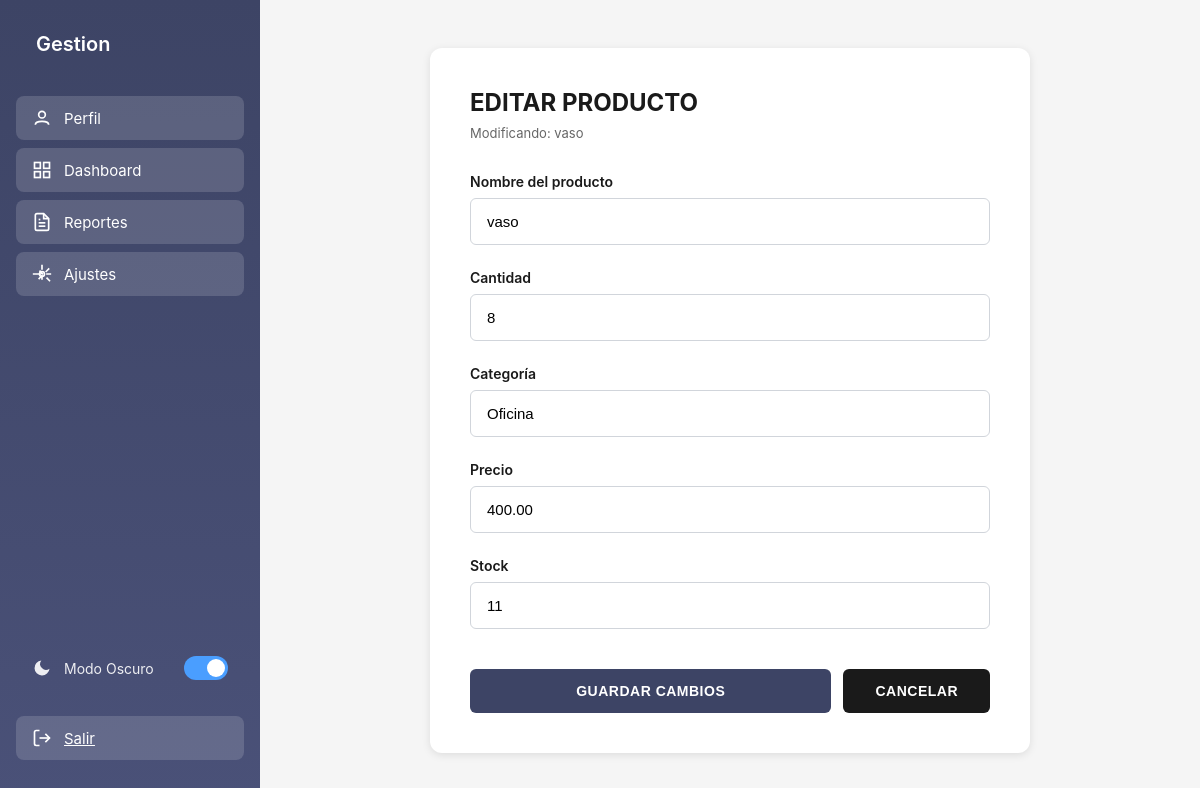
Screenshot of /producto/editar/10/ (signed in) with the database file from the repository.
### dashboard/models.py (models this page shows, shortened)
class Product(models.Model):
    STATUS_CHOICES = [
        ('active', 'Activo'),
        ('low_stock', 'Bajo Stock'),
        ('out_of_stock', 'Agotado'),
    ]
    name = models.CharField(max_length=200, verbose_name='Nombre del producto')
    category = models.CharField(max_length=100, verbose_name='Categoría')
    quantity = models.IntegerField(default=0, verbose_name='Cantidad')
    stock = models.IntegerField(default=0, verbose_name='Stock')
    price = models.DecimalField(max_digits=10, decimal_places=2, verbose_name='Precio')
    status = models.CharField(max_length=20, choices=STATUS_CHOICES, default='active', verbose_name='Estado')
    created_at = models.DateTimeField(auto_now_add=True)
    updated_at = models.DateTimeField(auto_now=True)
    created_by = models.ForeignKey(User, on_delete=models.CASCADE, related_name='products')
    class Meta:
        ordering = ['-created_at']
        verbose_name = 'Producto'
        verbose_name_plural = 'Productos'

### dashboard/views.py (the view)
# urls.py: path('producto/editar/<int:pk>/', views.editar_producto, name='editar_producto'),
@login_required
def editar_producto(request, pk):
    producto = get_object_or_404(Product, pk=pk, created_by=request.user)
    if request.method == 'POST':
        form = ProductoForm(request.POST, instance=producto)
        if form.is_valid():
            form.save() # El método save() del modelo actualizará el estado
            messages.success(request, 'Producto actualizado exitosamente.')
            return redirect('dashboard')
    else:
        form = ProductoForm(instance=producto)
    return render(request, "dashboard/editar.html", {'form': form, 'producto': producto})

### dashboard/forms.py
class ProductoForm(forms.ModelForm):
    class Meta:
        model = Product
        fields = ['name', 'category', 'quantity', 'stock', 'price']
        labels = {
            'name': 'Nombre del producto',
            'category': 'Categoría',
            'quantity': 'Cantidad',
            'stock': 'Stock',
            'price': 'Precio',
        }
    def __init__(self, *args, **kwargs):
        super().__init__(*args, **kwargs)
        self.fields['name'].widget.attrs.update({'id': 'productName', 'required': True})
        self.fields['category'].widget.attrs.update({'id': 'category', 'required': True})
        self.fields['quantity'].widget.attrs.update({'id': 'quantity', 'required': True})
        self.fields['stock'].widget.attrs.update({'id': 'stock', 'required': True})
        self.fields['price'].widget.attrs.update({'id': 'price', 'step': '0.01', 'required': True})

### dashboard/templates/dashboard/editar.html (shortened to what this page needs)
{% extends 'dashboard/home.html' %}
{% load static %}
{% block extra_head %}
<link rel="stylesheet" href="{% static 'css/editar.css' %}">
{% endblock %}
{% block content %}
    <main class="main-content">
        <div class="form-container">
            <div class="form-card">
                <div class="form-header">
                    <h2>EDITAR PRODUCTO</h2>
                    <p>Modificando: {{ form.instance.name }}</p>
                </div>
                <form id="editProductForm" class="product-form" method="POST">
                    <div class="form-group">
                        <label for="{{ form.name.id_for_label }}">Nombre del producto</label>
                        {{ form.name }}
                    </div>
                    <div class="form-group">
                        <label for="{{ form.quantity.id_for_label }}">Cantidad</label>
                        {{ form.quantity }}
                    </div>
                    <div class="form-group">
                        <label for="{{ form.category.id_for_label }}">Categoría</label>
                        {{ form.category }}
                    </div>
                    <div class="form-group">
                        <label for="{{ form.price.id_for_label }}">Precio</label>
                        {{ form.price }}
                    </div>
                    <div class="form-group">
                        <label for="{{ form.stock.id_for_label }}">Stock</label>
                        {{ form.stock }}
                    </div>
                    <div class="form-actions">
                        <button type="submit" class="btn-submit">GUARDAR CAMBIOS</button>
                        <button type="button" class="btn-cancel"
            data-url="{% url 'dashboard' %}">CANCELAR</button>
                    </div>
                </form>
            </div>
        </div>
    </main>
{% endblock %}

### static/css/dashboard.css (style rules this page uses)
* { margin: 0; padding: 0; box-sizing: border-box; }
body { font-family: -apple-system, BlinkMacSystemFont, 'Segoe UI', Roboto, Oxygen, Ubuntu, Cantarell, sans-serif; display: flex; min-height: 100vh; background: #f5f7fa; }
.main-content { flex: 1; padding: 2rem; overflow-y: auto; }

### static/css/editar.css (style rules this page uses)
* { margin: 0; padding: 0; box-sizing: border-box; }
body { font-family: -apple-system, BlinkMacSystemFont, 'Segoe UI', Roboto, 'Helvetica Neue', Arial, sans-serif; display: flex; min-height: 100vh; background-color: #f5f5f5; }
.main-content { margin-left: 260px; flex: 1; padding: 40px; display: flex; justify-content: center; align-items: center; }
.form-container { width: 100%; max-width: 600px; }
.form-card { background: white; border-radius: 12px; box-shadow: 0 2px 8px rgba(0, 0, 0, 0.1); padding: 40px; }
.form-header { margin-bottom: 32px; }
.form-header h2 { font-size: 24px; font-weight: 700; color: #1a1a1a; margin-bottom: 8px; }
.form-header p { font-size: 13px; color: #666; font-weight: 400; }
.product-form { display: flex; flex-direction: column; gap: 24px; }
.form-group { display: flex; flex-direction: column; gap: 8px; }
.form-group label { font-size: 14px; font-weight: 600; color: #1a1a1a; }
.form-group input { padding: 14px 16px; border: 1px solid #d1d5db; border-radius: 6px; font-size: 15px; transition: all 0.3s ease; background-color: white; }
.form-actions { display: flex; gap: 12px; margin-top: 16px; }
.btn-submit { flex: 1; padding: 14px 24px; background-color: #3d4465; color: white; border: none; border-radius: 6px; font-size: 14px; font-weight: 600; cursor: pointer; transition: all 0.3s ease; letter-spacing: 0.5px; }
.btn-cancel { padding: 14px 32px; background-color: #1a1a1a; color: white; border: none; border-radius: 6px; font-size: 14px; font-weight: 600; cursor: pointer; transition: all 0.3s ease; letter-spacing: 0.5px; }

### rows the page displays
Product: instance.name "vaso", name "vaso", quantity "8", category "Oficina", price "400.00", stock "11"
